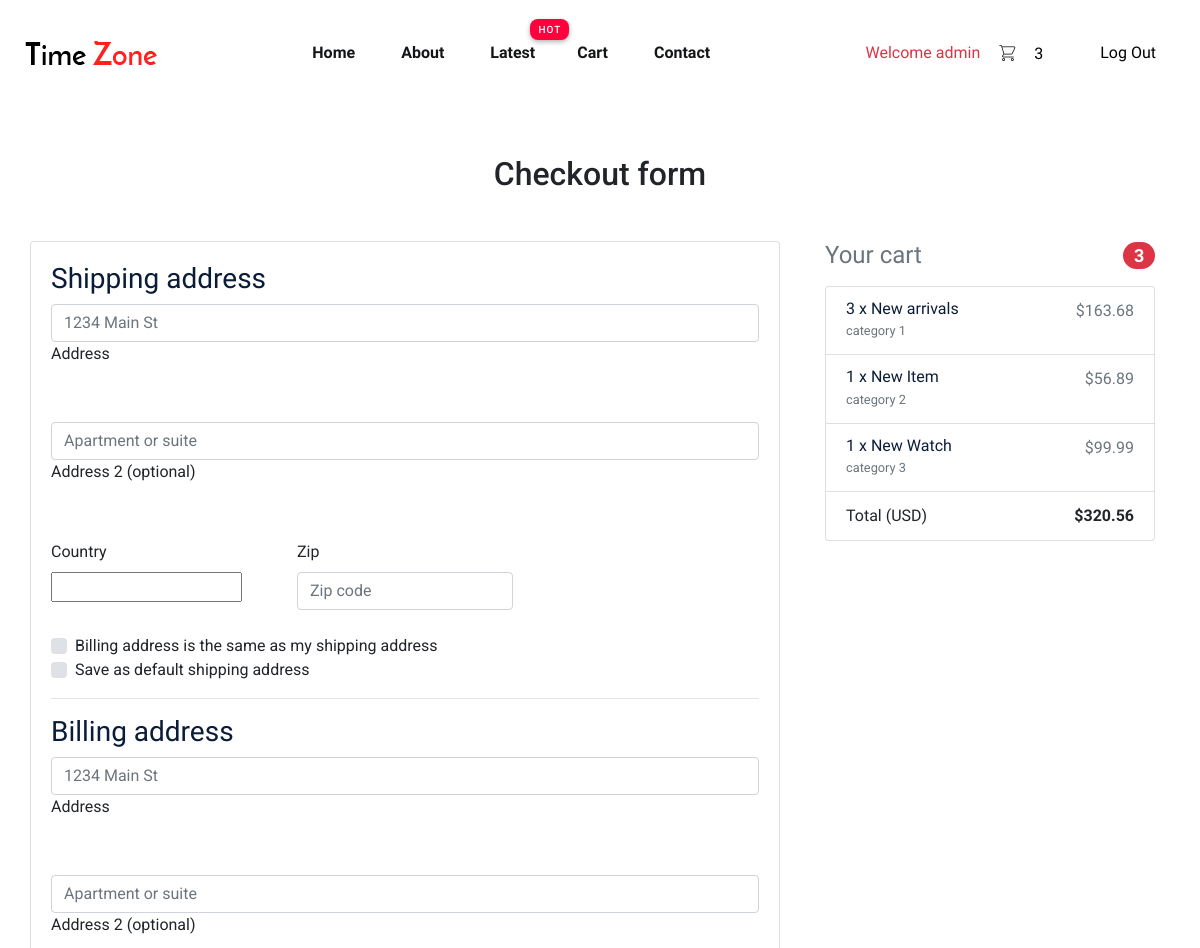
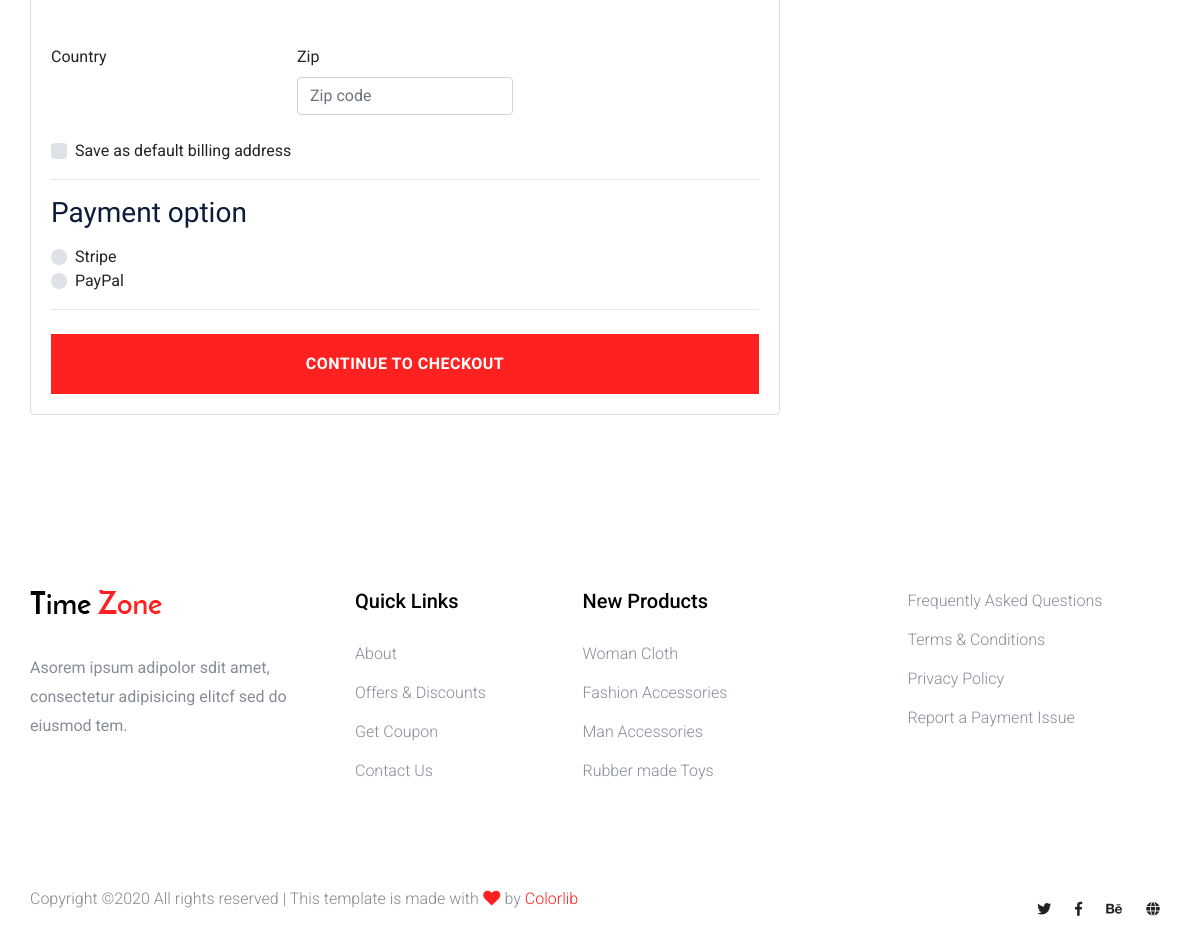
Screenshot of /checkout/ (signed in) with the database file from the repository (2 pictures, top to bottom).
### shop/models.py (models this page shows, shortened)
class Order(models.Model):
    user = models.ForeignKey(User, on_delete=models.CASCADE)
    items = models.ManyToManyField(OrderItem)
    start_date = models.DateTimeField(auto_now_add=True)
    ordered_date = models.DateTimeField()
    ordered = models.BooleanField(default=False)
    shipping_address = models.ForeignKey(
        'Address', related_name='shipping_address', on_delete=models.SET_NULL, blank=True, null=True)
    billing_address = models.ForeignKey(
        'Address', related_name='billing_address', on_delete=models.SET_NULL, blank=True, null=True)
    payment = models.ForeignKey(
        'Payment', on_delete=models.SET_NULL, blank=True, null=True)
    being_delivered = models.BooleanField(default=False)
    received = models.BooleanField(default=False)
    refund_requested = models.BooleanField(default=False)
    refund_granted = models.BooleanField(default=False)
    def get_items_total_price(self):
        total = 0
        for order_item in self.items.all():
            total += order_item.get_final_price()
        return total

class OrderItem(models.Model):
    user = models.ForeignKey(User, on_delete=models.CASCADE)
    ordered = models.BooleanField(default=False)
    item = models.ForeignKey(Item, on_delete=models.CASCADE)
    quantity = models.IntegerField(default=1)
    def get_total(self):
        return self.quantity * self.item.price
    def get_final_price(self):
        return self.get_total()

class Item(models.Model):
    item_name = models.CharField(max_length=100)
    price = models.DecimalField(max_digits=10, decimal_places=2)
    item_image = models.ImageField(upload_to='Items/')
    label = models.CharField(choices=CATEGORY, max_length=2)
    description = models.TextField()
    slug = models.SlugField(blank=True, null=True)

### shop/views.py (the view, shortened to what this page needs)
# urls.py: path('checkout/', views.CheckoutView.as_view(), name='checkout'),
class CheckoutView(LoginRequiredMixin, View):
    def get(self, *args, **kwargs):
        try:
            order = Order.objects.get(user=self.request.user, ordered=False)
            form = CheckoutForm()
            context = {
                'form': form,
                'order': order,
            }
            shipping_address_qs = Address.objects.filter(
                user=self.request.user,
                address_type='S',
                default=True
            )
            if shipping_address_qs.exists():
                context.update(
                    {'default_shipping_address': shipping_address_qs[0]})
            billing_address_qs = Address.objects.filter(
                user=self.request.user,
                address_type='B',
                default=True
            )
            if billing_address_qs.exists():
                context.update(
                    {'default_billing_address': billing_address_qs[0]})
            return render(self.request, "checkout.html", context)
        except ObjectDoesNotExist:
            messages.info(self.request, "You do not have an active order")
            return redirect("core:checkout")

### shop/forms.py
class CheckoutForm(forms.Form):
    shipping_address = forms.CharField(required=False)
    shipping_address2 = forms.CharField(required=False)
    shipping_country = CountryField(blank_label='(select country)').formfield(
        required=False,
        widget=CountrySelectWidget(attrs={
            'class': 'custom-select d-block w-100',
        }))
    shipping_zip = forms.CharField(required=False)
    billing_address = forms.CharField(required=False)
    save_info = forms.BooleanField(required=False)
    payment_option = forms.ChoiceField(
        widget=forms.RadioSelect, choices=PAYMENT_CHOICES)

### shop/templatetags/cart_template_tags.py (called while the page is built)
@register.filter
def cart_item_count(user):
    if user.is_authenticated:
        qs = Order.objects.filter(user=user, ordered= False)
        if qs.exists():
            return qs[0].items.count()
    return 0

### shop/templates/checkout.html (shortened to what this page needs)
{% extends "base.html" %}
{% load crispy_forms_tags %}
{% block content %}
<main>
	<div class="container wow fadeIn">
		<h2 class="my-5 h2 text-center">Checkout form</h2>
		<div class="row">
			<div class="col-md-8 mb-4">
				<div class="card">
					<form method="POST" class="card-body">
						<h3>Shipping address</h3>
						<div class='hideable_shipping_form'>
							<div class="md-form mb-5">
								<input type='text' placeholder='1234 Main St' id='shipping_address'
									name='shipping_address' class='form-control' />
								<label for="shipping_address" class="">Address</label>
							</div>
							<div class="md-form mb-5">
								<input type='text' placeholder='Apartment or suite' id='shipping_address2'
									name='shipping_address2' class='form-control' />
								<label for="shipping_address2" class="">Address 2 (optional)</label>
							</div>
							<div class="row">
								<div class="col-lg-4 col-md-12 mb-4">
									<label for="country">Country</label>
									{{ form.shipping_country }}
								</div>
								<div class="col-lg-4 col-md-6 mb-4">
									<label for="shipping_zip">Zip</label>
									<input type='text' placeholder='Zip code' id='shipping_zip' name='shipping_zip'
										class='form-control' />
								</div>
							</div>
							<div class="custom-control custom-checkbox">
								<label class="custom-control-label" for="same_billing_address">Billing address is the
									same as my shipping address</label>
							</div>
							<div class="custom-control custom-checkbox">
								<label class="custom-control-label" for="set_default_shipping">Save as default shipping
									address</label>
							</div>
						</div>
						<hr>
						<h3>Billing address</h3>
						<div class='hideable_billing_form'>
							<div class="md-form mb-5">
								<input type='text' placeholder='1234 Main St' id='billing_address'
									name='billing_address' class='form-control' />
								<label for="billing_address" class="">Address</label>
							</div>
							<div class="md-form mb-5">
								<input type='text' placeholder='Apartment or suite' id='billing_address2'
									name='billing_address2' class='form-control' />
								<label for="billing_address2" class="">Address 2 (optional)</label>
							</div>
							<div class="row">
								<div class="col-lg-4 col-md-12 mb-4">
									<label for="country">Country</label>
								</div>
								<div class="col-lg-4 col-md-6 mb-4">
									<label for="billing_zip">Zip</label>
									<input type='text' placeholder='Zip code' id='billing_zip' name='billing_zip'
										class='form-control' />
								</div>
							</div>
							<div class="custom-control custom-checkbox">
								<label class="custom-control-label" for="set_default_billing">Save as default billing
									address</label>
							</div>
						</div>
						<hr>
						<h3>Payment option</h3>
						<div class="d-block my-3">
							{% for value, name in form.fields.payment_option.choices %}
							<div class="custom-control custom-radio">
								<label class="custom-control-label" for="{{ name }}">{{ name }}</label>
							</div>
							{% endfor %}
						</div>
						<hr class="mb-4">
						<button class="btn btn-primary btn-lg btn-block" type="submit">Continue to checkout</button>
					</form>
				</div>
			</div>
			<div class="col-md-4 mb-4">
				{% include "order_snippet.html" %}
			</div>
		</div>
	</div>
</main>
{% endblock content %}

### shop/templates/base.html (shortened to what this page needs)
{% load static %}
{% load cart_template_tags %}
<!doctype html>
<html class="no-js" lang="zxx">
<head>
    <link rel="stylesheet" href="{% static 'assets/css/bootstrap.min.css' %}">
    <link rel="stylesheet" href="{% static 'assets/css/owl.carousel.min.css' %}">
    <link rel="stylesheet" href="{% static 'assets/css/flaticon.css' %}">
    <link rel="stylesheet" href="{% static 'assets/css/slicknav.css' %}">
    <link rel="stylesheet" href="{% static 'assets/css/animate.min.css' %}">
    <link rel="stylesheet" href="{% static 'assets/css/magnific-popup.css' %}">
    <link rel="stylesheet" href="{% static 'assets/css/fontawesome-all.min.css' %}">
    <link rel="stylesheet" href="{% static 'assets/css/themify-icons.css' %}">
    <link rel="stylesheet" href="{% static 'assets/css/slick.css' %}">
    <link rel="stylesheet" href="{% static 'assets/css/nice-select.css' %}">
    <link rel="stylesheet" href="{% static 'assets/css/style.css' %}">
</head>
<body>
    <header>
        <div class="header-area">
            <div class="main-header header-sticky">
                <div class="container-fluid">
                    <div class="menu-wrapper">
                        <div class="logo">
                            <a href=""><img src="{% static 'assets/img/logo/logo.png' %}" alt=""></a>
                        </div>
                        <div class="main-menu d-none d-lg-block">
                            <nav>
                                <ul id="navigation">
                                    <li><a href="{% url 'index' %}">Home</a></li>
                                    <li><a href="{% url 'about' %}">about</a></li>
                                    <li class="hot"><a href="#">Latest</a>
                                    {% if user.is_authenticated %}
                                    <li><a href="#">Cart</a>
                                    </li>
                                    {% endif %}
                                    <li><a href="{% url 'contact' %}">Contact</a></li>
                                </ul>
                            </nav>
                        </div>
                        <div class="header-right">
                            <ul>
                                {% if user.is_authenticated %}
                                <a href="{% url 'profile' %}" class="text-danger">Welcome {{user}}</a>
                                <li><a href="{% url 'cart' %}"><span class="flaticon-shopping-cart"><span class="item-cart">{{request.user|cart_item_count}}</span></span></a>
                                </li>
                                <li> <a href="{% url 'logout' %}"><span>Log Out</span></a></li>
                                    {% endif %}
                            </ul>
                        </div>
                    </div>
                    <div class="col-12">
                    </div>
                </div>
            </div>
        </div>
    </header>
    {% block content %}
    {% endblock %}
    <footer>
        <div class="footer-area footer-padding">
            <div class="container">
                <div class="row d-flex justify-content-between">
                    <div class="col-xl-3 col-lg-3 col-md-5 col-sm-6">
                        <div class="single-footer-caption mb-50">
                            <div class="single-footer-caption mb-30">
                                <div class="footer-logo">
                                    <a href="index.html"><img src="{% static 'assets/img/logo/logo2_footer.png' %}"
                                            alt=""></a>
                                </div>
                                <div class="footer-tittle">
                                    <div class="footer-pera">
                                        <p>Asorem ipsum adipolor sdit amet, consectetur adipisicing elitcf sed do
                                            eiusmod tem.</p>
                                    </div>
                                </div>
                            </div>
                        </div>
                    </div>
                    <div class="col-xl-2 col-lg-3 col-md-3 col-sm-5">
                        <div class="single-footer-caption mb-50">
                            <div class="footer-tittle">
                                <h4>Quick Links</h4>
                                <ul>
                                    <li><a href="#">About</a></li>
                                    <li><a href="#"> Offers & Discounts</a></li>
                                    <li><a href="#"> Get Coupon</a></li>
                                    <li><a href="#"> Contact Us</a></li>
                                </ul>
                            </div>
                        </div>
                    </div>
                    <div class="col-xl-3 col-lg-3 col-md-4 col-sm-7">
                        <div class="single-footer-caption mb-50">
                            <div class="footer-tittle">
                                <h4>New Products</h4>
                                <ul>
                                    <li><a href="#">Woman Cloth</a></li>
                                    <li><a href="#">Fashion Accessories</a></li>
                                    <li><a href="#"> Man Accessories</a></li>
                                    <li><a href="#"> Rubber made Toys</a></li>
                                </ul>
                            </div>
                        </div>
                    </div>
                    <div class="col-xl-3 col-lg-3 col-md-5 col-sm-7">
                        <div class="single-footer-caption mb-50">
                            <div class="footer-tittle">
                                <ul>
                                    <li><a href="#">Frequently Asked Questions</a></li>
                                    <li><a href="#">Terms & Conditions</a></li>
                                    <li><a href="#">Privacy Policy</a></li>
                                    <li><a href="#">Report a Payment Issue</a></li>
                                </ul>
                            </div>
                        </div>
                    </div>
                </div>
                <div class="row align-items-center">
                    <div class="col-xl-7 col-lg-8 col-md-7">
                        <div class="footer-copy-right">
                            <p>
                                Copyright &copy; All rights reserved | This template is made with <i class="fa fa-heart"
                                    aria-hidden="true"></i> by <a href="https://colorlib.com"
                                    target="_blank">Colorlib</a>
                            </p>
                        </div>
                    </div>
                    <div class="col-xl-5 col-lg-4 col-md-5">
                        <div class="footer-copy-right f-right">
                            <div class="footer-social">
                                <a href="#"><i class="fab fa-twitter"></i></a>
                                <a href="https://www.facebook.com/sai4ull"><i class="fab fa-facebook-f"></i></a>
                                <a href="#"><i class="fab fa-behance"></i></a>
                                <a href="#"><i class="fas fa-globe"></i></a>
                            </div>
                        </div>
                    </div>
                </div>
            </div>
        </div>
    </footer>
</body>
</html>

### shop/templates/order_snippet.html
<div class="col-md-12 mb-4">
    <h4 class="d-flex justify-content-between align-items-center mb-3">
    <span class="text-muted">Your cart</span>
    <span class="badge badge-danger badge-pill">{{ order.items.count }}</span>
    </h4>
    <ul class="list-group mb-3 z-depth-1">
    {% for order_item in order.items.all %}
    <li class="list-group-item d-flex justify-content-between lh-condensed">
        <div>
        <h6 class="my-0">{{ order_item.quantity }} x {{ order_item.item.item_name}}</h6>
        <small class="text-muted">{{ order_item.item.description}}</small>
        </div>
        <span class="text-muted">${{ order_item.get_total }}</span>
    </li>
    {% endfor %}
    <li class="list-group-item d-flex justify-content-between">
        <span>Total (USD)</span>
        <strong>${{ order.get_items_total_price}}</strong>
    </li>
</div>

### rows the page displays
Order: items.count "3", get_items_total_price "320.56"
OrderItem: quantity "3", item.item_name "New arrivals", item.description "category 1", get_total "163.68"
OrderItem: quantity "1", item.item_name "New Item", item.description "category 2", get_total "56.89"
OrderItem: quantity "1", item.item_name "New Watch", item.description "category 3", get_total "99.99"

### other values shown
{{ user }} "admin"
{{ request.user|cart_item_count }} "3"
{{ name }} "Stripe" "PayPal"
